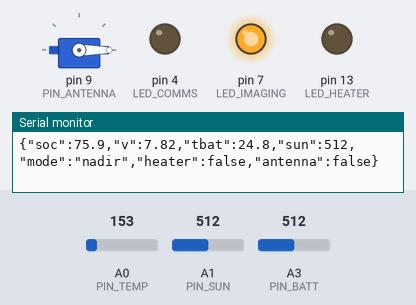
Bench run of a sketch on a simulated Arduino Uno, built with avr-gcc and run on an emulated ATmega328P. On the bench: servo, output pins drawn as LEDs (lit = HIGH), the last lines printed to the serial monitor. The test bench sets the inputs (shaded band); at power-on: A3 (PIN_BATT) = 512, A1 (PIN_SUN) = 512, A0 (PIN_TEMP) = 153.

Above: at 1.8 s.
1.9 s: A3 (PIN_BATT) set to 422
At 5.8 s:
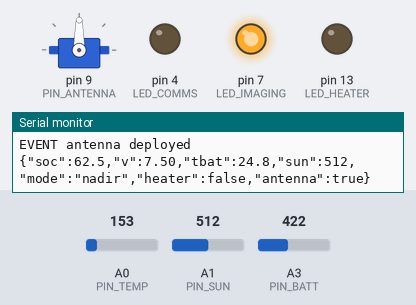
6.0 s: A3 (PIN_BATT) set to 393
At 7.2 s:
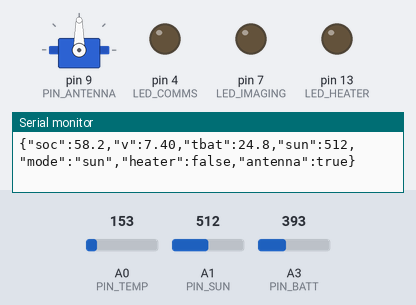
7.7 s: A1 (PIN_SUN) set to 33
At 11.3 s:
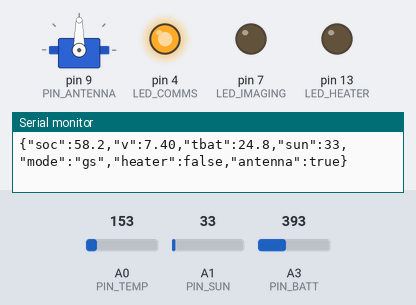
11.8 s: A1 (PIN_SUN) set to 29
Timing chart, 0 to 14.8 s (numbered marks = the images above; inputs shaded):
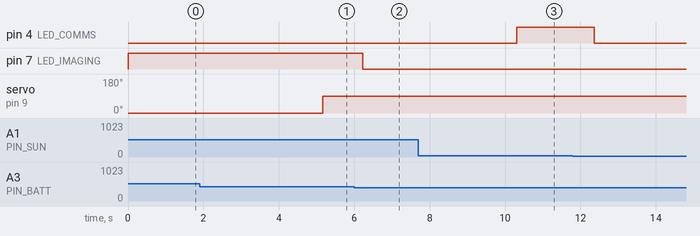

Measured:
- the behaviour switches between 405 and 404 on A3 (PIN_BATT) (found by bisection; images 1 and 2)
- after the input at 6.0 s, pin 7 (LED_IMAGING): HIGH → LOW after 0.22 s

The sketch:

tinkercad_prototype.ino
```cpp
// MARSAD-1 (Team Kanban) - SatForge UAE 2026
// Tinkercad prototype of the CubeSat's EPS, thermal, payload and comms logic.
// Circuit: https://www.tinkercad.com/things/cY2kWDnTdZB
//   A0  TMP36          battery temperature
//   A1  photoresistor  sun sensor (sunlit / eclipse detection), 10k pull-down
//   A3  potentiometer  battery voltage stand-in (2S Li-ion, 6.0 - 8.4 V), powered from 3.3V
//   D13 red LED        battery heater (Kapton pad)
//   D7  green LED      payload imaging active (nadir mode)
//   D4  blue LED       UHF downlink / beacon
//   D9  micro servo    deployable antenna release
// Prints one JSON line per second, same format the MARSAD-1 dashboard reads.

#include <Servo.h>

const int PIN_TEMP = A0;
const int PIN_SUN = A1;
const int PIN_BATT = A3;
const int LED_HEATER = 13;
const int LED_IMAGING = 7;
const int LED_COMMS = 4;
const int PIN_ANTENNA = 9;

const float HEATER_ON_C = 5.0;
const float HEATER_OFF_C = 10.0;
const int SUN_THRESHOLD = 30;    // Tinkercad photoresistor: ~54 at default light, ~0 dark
const unsigned long ANTENNA_DELAY_MS = 5000;   // deploy after separation timer

Servo antenna;
bool antennaDeployed = false;
bool heaterOn = false;
unsigned long bootMs;

void setup() {
  Serial.begin(9600);
  pinMode(LED_HEATER, OUTPUT);
  pinMode(LED_IMAGING, OUTPUT);
  pinMode(LED_COMMS, OUTPUT);
  antenna.attach(PIN_ANTENNA);
  antenna.write(0);   // stowed
  bootMs = millis();
  Serial.println("MARSAD-1 boot - Team Kanban");
}

void loop() {
  float tempC = (analogRead(PIN_TEMP) * 5.0 / 1023.0 - 0.5) * 100.0;
  int sun = analogRead(PIN_SUN);
  float battV = 6.0 + analogRead(PIN_BATT) * (2.4 / 675.0);
  battV = min(battV, 8.4f);   // 3.3V full scale reads ~675
  float soc = constrain((battV - 6.0) / 2.4 * 100.0, 0, 100);
  bool sunlit = sun > SUN_THRESHOLD;
  unsigned long t = millis() - bootMs;

  if (!antennaDeployed && t > ANTENNA_DELAY_MS) {
    antenna.write(90);
    antennaDeployed = true;
    Serial.println("EVENT antenna deployed");
  }

  // battery heater with hysteresis
  if (tempC < HEATER_ON_C) heaterOn = true;
  if (tempC > HEATER_OFF_C) heaterOn = false;

  // ground-station pass simulated as 2 s out of every 10 s once the antenna is out
  bool inPass = antennaDeployed && (t / 1000) % 10 < 2;

  // CONOPS mode selection
  const char* mode;
  if (soc < 20 || !sunlit) mode = "safe";      // low battery or eclipse
  else if (inPass) mode = "gs";                // downlink
  else if (soc > 60) mode = "nadir";           // enough energy to image
  else mode = "sun";                           // sun pointing, charging

  bool imaging = strcmp(mode, "nadir") == 0;
  bool comms = strcmp(mode, "gs") == 0;
  digitalWrite(LED_HEATER, heaterOn ? HIGH : LOW);
  digitalWrite(LED_IMAGING, imaging ? HIGH : LOW);
  digitalWrite(LED_COMMS, comms ? HIGH : LOW);

  Serial.print("{\"soc\":");
  Serial.print(soc, 1);
  Serial.print(",\"v\":");
  Serial.print(battV, 2);
  Serial.print(",\"tbat\":");
  Serial.print(tempC, 1);
  Serial.print(",\"sun\":");
  Serial.print(sun);
  Serial.print(",\"mode\":\"");
  Serial.print(mode);
  Serial.print("\",\"heater\":");
  Serial.print(heaterOn ? "true" : "false");
  Serial.print(",\"antenna\":");
  Serial.print(antennaDeployed ? "true" : "false");
  Serial.println("}");

  delay(1000);
}
```
